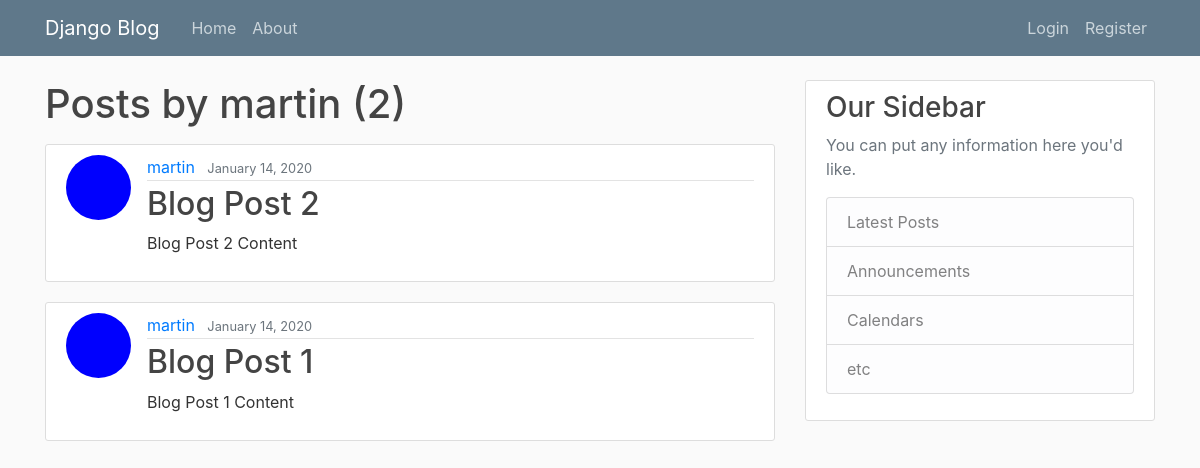
Before: /user/martin with the older database file.
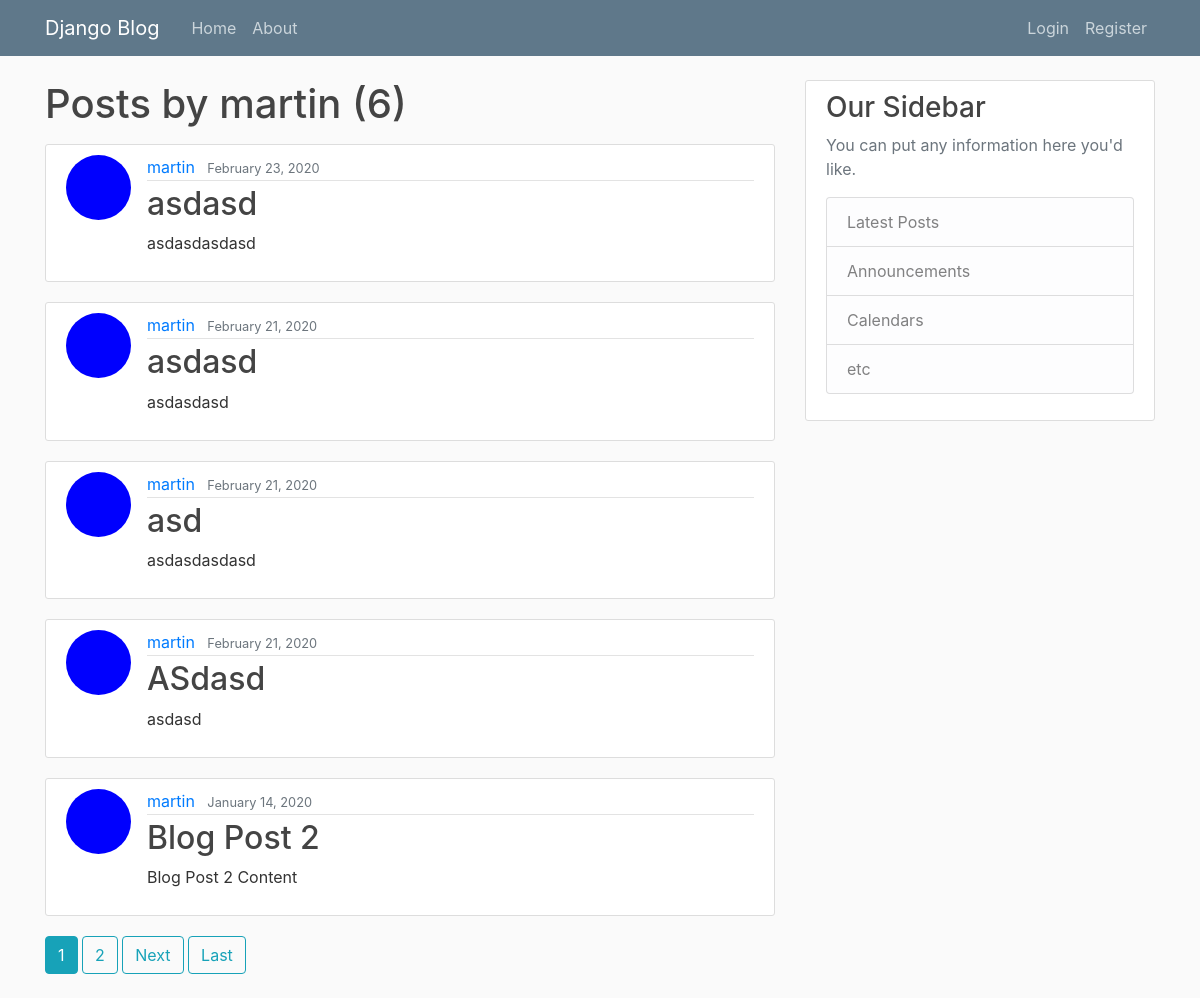
After: the same page with the newer database file.
### blog/models.py (models this page shows, shortened)
class Post(models.Model):
    title = models.CharField(max_length = 100)
    content = models.TextField()
    date_posted = models.DateTimeField(default=timezone.now)
    author = models.ForeignKey(User, on_delete=models.CASCADE)

### users/models.py (models this page shows, shortened)
class Profile(models.Model):
    user = models.OneToOneField(User, on_delete=models.CASCADE)
    image = models.ImageField(default="default.jpg", upload_to="profile_pics")

### blog/views.py (the view)
# urls.py: path("user/<str:username>", UserPostListView.as_view(), name="user-posts"),
class UserPostListView(ListView):
    model = Post
    template_name = 'blog/user_posts.html' # <app>/<model>_<viewtype>.html
    context_object_name = 'posts'
    paginate_by = 5
    def get_queryset(self):
        user = get_object_or_404(User, username=self.kwargs.get('username'))
        return Post.objects.filter(author=user).order_by('-date_posted')

### blog/templates/blog/user_posts.html (shortened to what this page needs)
{% extends "blog/base.html" %}
{% block content %}
    <h1 class="mb-3">Posts by {{ view.kwargs.username }} ({{ page_obj.paginator.count }})</h1>
    {% for post in posts %}
        <article class="media content-section">
            <img class="rounded-circle article-img" src="{{ post.author.profile.image.url }}" alt="">
          <div class="media-body">
            <div class="article-metadata">
                <a class="mr-2" href="{% url 'user-posts' post.author.username %}">{{ post.author }}</a>
              <small class="text-muted">{{ post.date_posted|date:"F d, Y" }}</small>
            </div>
            <h2><a class="article-title" href="{% url 'post-detail' post.id %}">{{ post.title }}</a></h2>
            <p class="article-content">{{ post.content }}</p>
          </div>
        </article>
    {% endfor %}
    {% if is_paginated %}
        {% for num in page_obj.paginator.page_range %}
            {% if page_obj.number == num %}
                <a class="btn btn-info mb-4" href="?page={{ num }}">{{ num }}</a>
            {% elif num > page_obj.number|add:'-3' and num < page_obj.number|add:'3' %}
                <a class="btn btn-outline-info mb-4" href="?page={{ num }}">{{ num }}</a>
            {% endif %}
        {% endfor %}
        {% if page_obj.has_next %}
            <a class="btn btn-outline-info mb-4" href="?page={{ page_obj.next_page_number }}">Next</a>
            <a class="btn btn-outline-info mb-4" href="?page={{ page_obj.paginator.num_pages }}">Last</a>
        {% endif %}
    {% endif %}
{% endblock content %}

### blog/templates/blog/base.html (shortened to what this page needs)
{% load static %}
<!DOCTYPE html>
<html lang="en">
<head>
    <link rel="stylesheet" href="https://maxcdn.bootstrapcdn.com/bootstrap/4.0.0/css/bootstrap.min.css">
    <link rel="stylesheet" href="{% static 'blog/main.css' %}">
</head>
<body>
    <header class="site-header">
      <nav class="navbar navbar-expand-md navbar-dark bg-steel fixed-top">
        <div class="container">
            <a class="navbar-brand mr-4" href="{% url 'blog-home' %}">Django Blog</a>
          <div class="collapse navbar-collapse" id="navbarToggle">
            <div class="navbar-nav mr-auto">
                <a class="nav-item nav-link" href="{% url 'blog-home' %}">Home</a>
                <a class="nav-item nav-link" href="{% url 'blog-about' %}">About</a>
            </div>
            <div class="navbar-nav">
                {% if user.is_authenticated %}
                <a class="nav-item nav-link" href="{% url 'profile' %}">Profile</a>
                    <a class="nav-item nav-link" href="{% url 'logout' %}">Logout</a>
                {% else %}
                    <a class="nav-item nav-link" href="{% url 'login' %}">Login</a>
                    <a class="nav-item nav-link" href="{% url 'register' %}">Register</a>
                {% endif %}
            </div>
          </div>
        </div>
      </nav>
    </header>
    <main role="main" class="container">
      <div class="row">
        <div class="col-md-8">
            {% block content %}
            {% endblock %}
        </div>
        <div class="col-md-4">
          <div class="content-section">
            <h3>Our Sidebar</h3>
            <p class='text-muted'>You can put any information here you'd like.
              <ul class="list-group">
                <li class="list-group-item list-group-item-light">Latest Posts</li>
                <li class="list-group-item list-group-item-light">Announcements</li>
                <li class="list-group-item list-group-item-light">Calendars</li>
                <li class="list-group-item list-group-item-light">etc</li>
              </ul>
            </p>
          </div>
        </div>
      </div>
    </main>
</body>
</html>

### blog/static/blog/main.css (style rules this page uses)
body { background: #fafafa; color: #333333; margin-top: 5rem; }
h1, h2, h3, h4, h5, h6 { color: #444444; }
ul { margin: 0; }
.bg-steel { background-color: #5f788a; }
.site-header .navbar-nav .nav-link { color: #cbd5db; }
.content-section { background: #ffffff; padding: 10px 20px; border: 1px solid #dddddd; border-radius: 3px; margin-bottom: 20px; }
.article-title { color: #444444; }
.article-content { white-space: pre-line; }
.article-img { height: 65px; width: 65px; margin-right: 16px; }
.article-metadata { padding-bottom: 1px; margin-bottom: 4px; border-bottom: 1px solid #e3e3e3 }

Changed rows visible on the page:
no longer on this page (row unchanged): Post: author.profile.image (picture), author "martin", date_posted "January 14, 2020", title "Blog Post 1", content "Blog Post 1 Content"
added Post: author.profile.image (picture), author "martin", date_posted "February 23, 2020", title "asdasd", content "asdasdasdasd"
added Post: author.profile.image (picture), author "martin", date_posted "February 21, 2020", title "asdasd", content "asdasdasd"
added Post: author.profile.image (picture), author "martin", date_posted "February 21, 2020", title "asd", content "asdasdasdasd"
added Post: author.profile.image (picture), author "martin", date_posted "February 21, 2020", title "ASdasd", content "asdasd"
Other visible differences:
{{ page_obj.paginator.count }}: "2" → "6"
new list line: "1"
new list line: "2"
text now shown: "Next Last"
